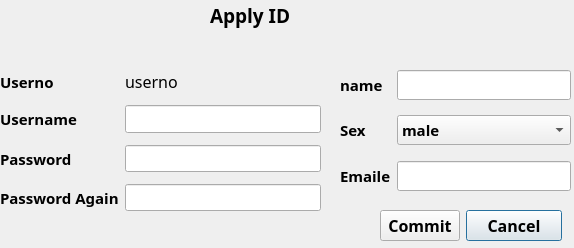
<?xml version="1.0" encoding="UTF-8"?>
<ui version="4.0">
 <class>ApplyId</class>
 <widget class="QDialog" name="ApplyId">
  <property name="geometry">
   <rect>
    <x>0</x>
    <y>0</y>
    <width>574</width>
    <height>248</height>
   </rect>
  </property>
  <property name="font">
   <font>
    <family>Aharoni</family>
    <pointsize>14</pointsize>
    <weight>75</weight>
    <bold>true</bold>
   </font>
  </property>
  <property name="focusPolicy">
   <enum>Qt::TabFocus</enum>
  </property>
  <property name="windowTitle">
   <string>Apply ID</string>
  </property>
  <widget class="QLabel" name="label">
   <property name="geometry">
    <rect>
     <x>210</x>
     <y>0</y>
     <width>111</width>
     <height>31</height>
    </rect>
   </property>
   <property name="text">
    <string>Apply ID</string>
   </property>
  </widget>
  <widget class="QLabel" name="statusLabel">
   <property name="geometry">
    <rect>
     <x>130</x>
     <y>30</y>
     <width>321</width>
     <height>31</height>
    </rect>
   </property>
   <property name="text">
    <string/>
   </property>
  </widget>
  <widget class="QWidget" name="layoutWidget">
   <property name="geometry">
    <rect>
     <x>0</x>
     <y>70</y>
     <width>321</width>
     <height>141</height>
    </rect>
   </property>
   <layout class="QFormLayout" name="formLayout">
    <property name="fieldGrowthPolicy">
     <enum>QFormLayout::AllNonFixedFieldsGrow</enum>
    </property>
    <item row="0" column="0">
     <widget class="QLabel" name="label_2">
      <property name="font">
       <font>
        <family>Aharoni</family>
        <pointsize>11</pointsize>
        <weight>75</weight>
        <bold>true</bold>
       </font>
      </property>
      <property name="text">
       <string>Userno</string>
      </property>
     </widget>
    </item>
    <item row="0" column="1">
     <widget class="QLabel" name="userno">
      <property name="font">
       <font>
        <family>AlArabiya</family>
        <pointsize>12</pointsize>
        <weight>50</weight>
        <bold>false</bold>
       </font>
      </property>
      <property name="text">
       <string>userno</string>
      </property>
     </widget>
    </item>
    <item row="2" column="0">
     <widget class="QLabel" name="label_3">
      <property name="font">
       <font>
        <family>Aharoni</family>
        <pointsize>11</pointsize>
        <weight>75</weight>
        <bold>true</bold>
       </font>
      </property>
      <property name="text">
       <string>Username</string>
      </property>
     </widget>
    </item>
    <item row="2" column="1">
     <widget class="QLineEdit" name="lineEditUsername">
      <property name="enabled">
       <bool>true</bool>
      </property>
      <property name="font">
       <font>
        <family>Aharoni</family>
        <pointsize>11</pointsize>
        <weight>75</weight>
        <bold>true</bold>
       </font>
      </property>
      <property name="maxLength">
       <number>32</number>
      </property>
     </widget>
    </item>
    <item row="4" column="0">
     <widget class="QLabel" name="label_4">
      <property name="font">
       <font>
        <family>Aharoni</family>
        <pointsize>11</pointsize>
        <weight>75</weight>
        <bold>true</bold>
       </font>
      </property>
      <property name="text">
       <string>Password</string>
      </property>
     </widget>
    </item>
    <item row="4" column="1">
     <widget class="QLineEdit" name="lineEditPasswd">
      <property name="font">
       <font>
        <family>Aharoni</family>
        <pointsize>11</pointsize>
        <weight>75</weight>
        <bold>true</bold>
       </font>
      </property>
      <property name="maxLength">
       <number>32</number>
      </property>
     </widget>
    </item>
    <item row="6" column="0">
     <widget class="QLabel" name="label_5">
      <property name="font">
       <font>
        <family>Aharoni</family>
        <pointsize>11</pointsize>
        <weight>75</weight>
        <bold>true</bold>
       </font>
      </property>
      <property name="text">
       <string>Password Again</string>
      </property>
     </widget>
    </item>
    <item row="6" column="1">
     <widget class="QLineEdit" name="lineEditPasswd2">
      <property name="font">
       <font>
        <family>Aharoni</family>
        <pointsize>11</pointsize>
        <weight>75</weight>
        <bold>true</bold>
       </font>
      </property>
      <property name="maxLength">
       <number>32</number>
      </property>
     </widget>
    </item>
    <item row="1" column="0">
     <spacer name="verticalSpacer_3">
      <property name="orientation">
       <enum>Qt::Vertical</enum>
      </property>
      <property name="sizeHint" stdset="0">
       <size>
        <width>20</width>
        <height>40</height>
       </size>
      </property>
     </spacer>
    </item>
    <item row="3" column="0">
     <spacer name="verticalSpacer_4">
      <property name="orientation">
       <enum>Qt::Vertical</enum>
      </property>
      <property name="sizeHint" stdset="0">
       <size>
        <width>20</width>
        <height>40</height>
       </size>
      </property>
     </spacer>
    </item>
    <item row="5" column="0">
     <spacer name="verticalSpacer_5">
      <property name="orientation">
       <enum>Qt::Vertical</enum>
      </property>
      <property name="sizeHint" stdset="0">
       <size>
        <width>20</width>
        <height>40</height>
       </size>
      </property>
     </spacer>
    </item>
   </layout>
  </widget>
  <widget class="QWidget" name="layoutWidget">
   <property name="geometry">
    <rect>
     <x>340</x>
     <y>70</y>
     <width>231</width>
     <height>121</height>
    </rect>
   </property>
   <layout class="QFormLayout" name="formLayout_2">
    <item row="0" column="0">
     <widget class="QLabel" name="label_6">
      <property name="font">
       <font>
        <family>Aharoni</family>
        <pointsize>11</pointsize>
        <weight>75</weight>
        <bold>true</bold>
       </font>
      </property>
      <property name="text">
       <string>name</string>
      </property>
     </widget>
    </item>
    <item row="0" column="1">
     <widget class="QLineEdit" name="lineEditName">
      <property name="font">
       <font>
        <family>Aharoni</family>
        <pointsize>11</pointsize>
        <weight>75</weight>
        <bold>true</bold>
       </font>
      </property>
      <property name="maxLength">
       <number>32</number>
      </property>
     </widget>
    </item>
    <item row="2" column="0">
     <widget class="QLabel" name="label_7">
      <property name="font">
       <font>
        <family>Aharoni</family>
        <pointsize>11</pointsize>
        <weight>75</weight>
        <bold>true</bold>
       </font>
      </property>
      <property name="text">
       <string>Sex</string>
      </property>
     </widget>
    </item>
    <item row="2" column="1">
     <widget class="QComboBox" name="comboBoxSex">
      <property name="font">
       <font>
        <family>Aharoni</family>
        <pointsize>11</pointsize>
        <weight>75</weight>
        <bold>true</bold>
       </font>
      </property>
      <item>
       <property name="text">
        <string>male</string>
       </property>
      </item>
      <item>
       <property name="text">
        <string>female</string>
       </property>
      </item>
     </widget>
    </item>
    <item row="4" column="0">
     <widget class="QLabel" name="label_8">
      <property name="font">
       <font>
        <family>Aharoni</family>
        <pointsize>11</pointsize>
        <weight>75</weight>
        <bold>true</bold>
       </font>
      </property>
      <property name="text">
       <string>Emaile</string>
      </property>
     </widget>
    </item>
    <item row="4" column="1">
     <widget class="QLineEdit" name="lineEditEmaile">
      <property name="font">
       <font>
        <family>Aharoni</family>
        <pointsize>11</pointsize>
        <weight>75</weight>
        <bold>true</bold>
       </font>
      </property>
      <property name="maxLength">
       <number>32</number>
      </property>
     </widget>
    </item>
    <item row="1" column="0">
     <spacer name="verticalSpacer">
      <property name="orientation">
       <enum>Qt::Vertical</enum>
      </property>
      <property name="sizeHint" stdset="0">
       <size>
        <width>20</width>
        <height>40</height>
       </size>
      </property>
     </spacer>
    </item>
    <item row="3" column="0">
     <spacer name="verticalSpacer_2">
      <property name="orientation">
       <enum>Qt::Vertical</enum>
      </property>
      <property name="sizeHint" stdset="0">
       <size>
        <width>20</width>
        <height>40</height>
       </size>
      </property>
     </spacer>
    </item>
   </layout>
  </widget>
  <widget class="QWidget" name="layoutWidget">
   <property name="geometry">
    <rect>
     <x>380</x>
     <y>210</y>
     <width>182</width>
     <height>31</height>
    </rect>
   </property>
   <layout class="QFormLayout" name="formLayout_3">
    <property name="fieldGrowthPolicy">
     <enum>QFormLayout::AllNonFixedFieldsGrow</enum>
    </property>
    <item row="0" column="1">
     <widget class="QPushButton" name="pushButtonCancel">
      <property name="font">
       <font>
        <family>Aharoni</family>
        <pointsize>12</pointsize>
        <weight>75</weight>
        <bold>true</bold>
       </font>
      </property>
      <property name="text">
       <string>Cancel</string>
      </property>
     </widget>
    </item>
    <item row="0" column="0">
     <widget class="QPushButton" name="pushButtonCommit">
      <property name="font">
       <font>
        <family>Aharoni</family>
        <pointsize>12</pointsize>
        <weight>75</weight>
        <bold>true</bold>
       </font>
      </property>
      <property name="text">
       <string>Commit</string>
      </property>
     </widget>
    </item>
   </layout>
  </widget>
 </widget>
 <resources/>
 <connections/>
</ui>
